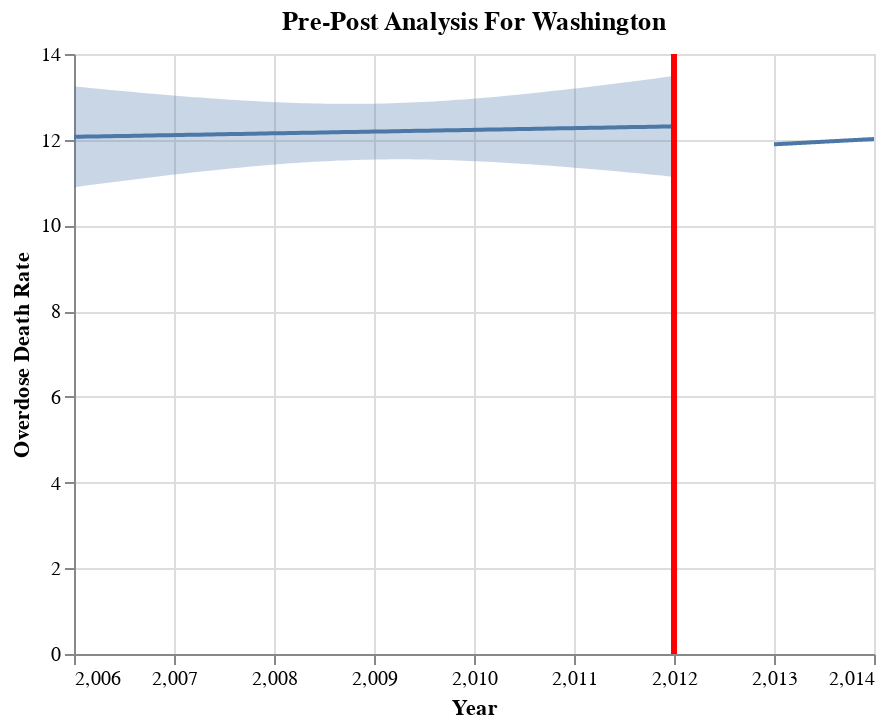

Write notebook code for a chart like this one.
### Markdown cell above
> pre-post for death rate

### Code cell
xvar= "TRANSACTION_YEAR"
yvar="death_rate"
analysis = "Pre-Post Analysis For Washington"
target = "Overdose Death Rate"
fit, chart = pre_post(WA, yvar, xvar, 2012, analysis, target, alpha=0.05)
chart

### Figure 1 — Vega-Lite specification as saved in the notebook (floating-point values rounded to 4 significant figures)
{"config": {"view": {"continuousWidth": 400, "continuousHeight": 300}}, "layer": [{"data": {"name": "data-9e93540427bf3ea1baff88fbbea936a2"}, "mark": "errorband", "encoding": {"x": {"field": "TRANSACTION_YEAR", "type": "quantitative"}, "y": {"axis": {"title": "Overdose Death Rate"}, "field": "ci_low", "type": "quantitative"}, "y2": {"field": "ci_high"}}}, {"data": {"name": "data-b5fb8fc11fb381f64b6590e43303ac81"}, "mark": "errorband", "encoding": {"x": {"field": "TRANSACTION_YEAR", "type": "quantitative"}, "y": {"axis": {"title": "Overdose Death Rate"}, "field": "ci_low", "type": "quantitative"}, "y2": {"field": "ci_high"}}}, {"data": {"name": "data-9e93540427bf3ea1baff88fbbea936a2"}, "mark": "line", "encoding": {"x": {"field": "TRANSACTION_YEAR", "type": "quantitative"}, "y": {"field": "death_rate", "type": "quantitative"}}}, {"data": {"name": "data-b5fb8fc11fb381f64b6590e43303ac81"}, "mark": "line", "encoding": {"x": {"field": "TRANSACTION_YEAR", "title": "Year", "type": "quantitative"}, "y": {"field": "death_rate", "type": "quantitative"}}}, {"data": {"name": "data-093671e60d609957934f7032375c92d9"}, "mark": {"type": "rule", "color": "red", "strokeWidth": 3}, "encoding": {"x": {"field": "x", "type": "quantitative"}}}], "title": "Pre-Post Analysis For Washington", "$schema": "https://vega.github.io/schema/vega-lite/v4.17.0.json", "datasets": {"data-9e93540427bf3ea1baff88fbbea936a2": [{"TRANSACTION_YEAR": 2006.0, "death_rate": 12.07, "ci_low": 10.89, "ci_high": 13.24}, {"TRANSACTION_YEAR": 2006.0, "death_rate": 12.07, "ci_low": 10.91, "ci_high": 13.23}, {"TRANSACTION_YEAR": 2006.0, "death_rate": 12.07, "ci_low": 10.93, "ci_high": 13.22}, {"TRANSACTION_YEAR": 2006.0, "death_rate": 12.07, "ci_low": 10.95, "ci_high": 13.2}, {"TRANSACTION_YEAR": 2006.0, "death_rate": 12.08, "ci_low": 10.97, "ci_high": 13.19}, {"TRANSACTION_YEAR": 2006.0, "death_rate": 12.08, "ci_low": 10.98, "ci_high": 13.18}, {"TRANSACTION_YEAR": 2006.0, "death_rate": 12.08, "ci_low": 11.0, "ci_high": 13.16}, {"TRANSACTION_YEAR": 2006.0, "death_rate": 12.08, "ci_low": 11.02, "ci_high": 13.15}, {"TRANSACTION_YEAR": 2006.0, "death_rate": 12.09, "ci_low": 11.04, "ci_high": 13.14}, {"TRANSACTION_YEAR": 2007.0, "death_rate": 12.09, "ci_low": 11.06, "ci_high": 13.12}, {"TRANSACTION_YEAR": 2007.0, "death_rate": 12.09, "ci_low": 11.07, "ci_high": 13.11}, {"TRANSACTION_YEAR": 2007.0, "death_rate": 12.09, "ci_low": 11.09, "ci_high": 13.1}, {"TRANSACTION_YEAR": 2007.0, "death_rate": 12.1, "ci_low": 11.11, "ci_high": 13.09}, {"TRANSACTION_YEAR": 2007.0, "death_rate": 12.1, "ci_low": 11.13, "ci_high": 13.07}, {"TRANSACTION_YEAR": 2007.0, "death_rate": 12.1, "ci_low": 11.14, "ci_high": 13.06}, {"TRANSACTION_YEAR": 2007.0, "death_rate": 12.1, "ci_low": 11.16, "ci_high": 13.05}, {"TRANSACTION_YEAR": 2007.0, "death_rate": 12.11, "ci_low": 11.18, "ci_high": 13.04}, {"TRANSACTION_YEAR": 2007.0, "death_rate": 12.11, "ci_low": 11.19, "ci_high": 13.03}, {"TRANSACTION_YEAR": 2007.0, "death_rate": 12.11, "ci_low": 11.21, "ci_high": 13.02}, {"TRANSACTION_YEAR": 2007.0, "death_rate": 12.11, "ci_low": 11.22, "ci_high": 13.0}, {"TRANSACTION_YEAR": 2007.0, "death_rate": 12.12, "ci_low": 11.24, "ci_high": 12.99}, {"TRANSACTION_YEAR": 2007.0, "death_rate": 12.12, "ci_low": 11.25, "ci_high": 12.98}, {"TRANSACTION_YEAR": 2007.0, "death_rate": 12.12, "ci_low": 11.27, "ci_high": 12.97}, {"TRANSACTION_YEAR": 2007.0, "death_rate": 12.12, "ci_low": 11.28, "ci_high": 12.96}, {"TRANSACTION_YEAR": 2007.0, "death_rate": 12.13, "ci_low": 11.3, "ci_high": 12.95}, {"TRANSACTION_YEAR": 2007.0, "death_rate": 12.13, "ci_low": 11.31, "ci_high": 12.94}, {"TRANSACTION_YEAR": 2008.0, "death_rate": 12.13, "ci_low": 11.33, "ci_high": 12.93}, {"TRANSACTION_YEAR": 2008.0, "death_rate": 12.13, "ci_low": 11.34, "ci_high": 12.93}, {"TRANSACTION_YEAR": 2008.0, "death_rate": 12.14, "ci_low": 11.35, "ci_high": 12.92}, {"TRANSACTION_YEAR": 2008.0, "death_rate": 12.14, "ci_low": 11.37, "ci_high": 12.91}, {"TRANSACTION_YEAR": 2008.0, "death_rate": 12.14, "ci_low": 11.38, "ci_high": 12.9}, {"TRANSACTION_YEAR": 2008.0, "death_rate": 12.14, "ci_low": 11.39, "ci_high": 12.89}, {"TRANSACTION_YEAR": 2008.0, "death_rate": 12.15, "ci_low": 11.4, "ci_high": 12.89}, {"TRANSACTION_YEAR": 2008.0, "death_rate": 12.15, "ci_low": 11.42, "ci_high": 12.88}, {"TRANSACTION_YEAR": 2008.0, "death_rate": 12.15, "ci_low": 11.43, "ci_high": 12.87}, {"TRANSACTION_YEAR": 2008.0, "death_rate": 12.15, "ci_low": 11.44, "ci_high": 12.87}, {"TRANSACTION_YEAR": 2008.0, "death_rate": 12.16, "ci_low": 11.45, "ci_high": 12.86}, {"TRANSACTION_YEAR": 2008.0, "death_rate": 12.16, "ci_low": 11.46, "ci_high": 12.86}, {"TRANSACTION_YEAR": 2008.0, "death_rate": 12.16, "ci_low": 11.47, "ci_high": 12.85}, {"TRANSACTION_YEAR": 2008.0, "death_rate": 12.16, "ci_low": 11.48, "ci_high": 12.85}, {"TRANSACTION_YEAR": 2008.0, "death_rate": 12.16, "ci_low": 11.48, "ci_high": 12.85}, {"TRANSACTION_YEAR": 2008.0, "death_rate": 12.17, "ci_low": 11.49, "ci_high": 12.84}, {"TRANSACTION_YEAR": 2009.0, "death_rate": 12.17, "ci_low": 11.5, "ci_high": 12.84}, {"TRANSACTION_YEAR": 2009.0, "death_rate": 12.17, "ci_low": 11.51, "ci_high": 12.84}, {"TRANSACTION_YEAR": 2009.0, "death_rate": 12.17, "ci_low": 11.51, "ci_high": 12.84}, {"TRANSACTION_YEAR": 2009.0, "death_rate": 12.18, "ci_low": 11.52, "ci_high": 12.84}, {"TRANSACTION_YEAR": 2009.0, "death_rate": 12.18, "ci_low": 11.52, "ci_high": 12.84}, {"TRANSACTION_YEAR": 2009.0, "death_rate": 12.18, "ci_low": 11.53, "ci_high": 12.84}, {"TRANSACTION_YEAR": 2009.0, "death_rate": 12.18, "ci_low": 11.53, "ci_high": 12.84}, {"TRANSACTION_YEAR": 2009.0, "death_rate": 12.19, "ci_low": 11.53, "ci_high": 12.84}, {"TRANSACTION_YEAR": 2009.0, "death_rate": 12.19, "ci_low": 11.54, "ci_high": 12.84}, {"TRANSACTION_YEAR": 2009.0, "death_rate": 12.19, "ci_low": 11.54, "ci_high": 12.84}, {"TRANSACTION_YEAR": 2009.0, "death_rate": 12.19, "ci_low": 11.54, "ci_high": 12.85}, {"TRANSACTION_YEAR": 2009.0, "death_rate": 12.2, "ci_low": 11.54, "ci_high": 12.85}, {"TRANSACTION_YEAR": 2009.0, "death_rate": 12.2, "ci_low": 11.54, "ci_high": 12.86}, {"TRANSACTION_YEAR": 2009.0, "death_rate": 12.2, "ci_low": 11.54, "ci_high": 12.86}, {"TRANSACTION_YEAR": 2009.0, "death_rate": 12.2, "ci_low": 11.54, "ci_high": 12.87}, {"TRANSACTION_YEAR": 2009.0, "death_rate": 12.21, "ci_low": 11.54, "ci_high": 12.87}, {"TRANSACTION_YEAR": 2009.0, "death_rate": 12.21, "ci_low": 11.54, "ci_high": 12.88}, {"TRANSACTION_YEAR": 2010.0, "death_rate": 12.21, "ci_low": 11.54, "ci_high": 12.89}, {"TRANSACTION_YEAR": 2010.0, "death_rate": 12.21, "ci_low": 11.53, "ci_high": 12.89}, {"TRANSACTION_YEAR": 2010.0, "death_rate": 12.22, "ci_low": 11.53, "ci_high": 12.9}, {"TRANSACTION_YEAR": 2010.0, "death_rate": 12.22, "ci_low": 11.53, "ci_high": 12.91}, {"TRANSACTION_YEAR": 2010.0, "death_rate": 12.22, "ci_low": 11.52, "ci_high": 12.92}, {"TRANSACTION_YEAR": 2010.0, "death_rate": 12.22, "ci_low": 11.52, "ci_high": 12.93}, {"TRANSACTION_YEAR": 2010.0, "death_rate": 12.23, "ci_low": 11.51, "ci_high": 12.94}, {"TRANSACTION_YEAR": 2010.0, "death_rate": 12.23, "ci_low": 11.51, "ci_high": 12.95}, {"TRANSACTION_YEAR": 2010.0, "death_rate": 12.23, "ci_low": 11.5, "ci_high": 12.96}, {"TRANSACTION_YEAR": 2010.0, "death_rate": 12.23, "ci_low": 11.49, "ci_high": 12.97}, {"TRANSACTION_YEAR": 2010.0, "death_rate": 12.24, "ci_low": 11.49, "ci_high": 12.99}, {"TRANSACTION_YEAR": 2010.0, "death_rate": 12.24, "ci_low": 11.48, "ci_high": 13.0}, {"TRANSACTION_YEAR": 2010.0, "death_rate": 12.24, "ci_low": 11.47, "ci_high": 13.01}, {"TRANSACTION_YEAR": 2010.0, "death_rate": 12.24, "ci_low": 11.46, "ci_high": 13.02}, {"TRANSACTION_YEAR": 2010.0, "death_rate": 12.25, "ci_low": 11.45, "ci_high": 13.04}, {"TRANSACTION_YEAR": 2010.0, "death_rate": 12.25, "ci_low": 11.44, "ci_high": 13.05}, {"TRANSACTION_YEAR": 2010.0, "death_rate": 12.25, "ci_low": 11.44, "ci_high": 13.07}, {"TRANSACTION_YEAR": 2011.0, "death_rate": 12.25, "ci_low": 11.43, "ci_high": 13.08}, {"TRANSACTION_YEAR": 2011.0, "death_rate": 12.26, "ci_low": 11.42, "ci_high": 13.09}, {"TRANSACTION_YEAR": 2011.0, "death_rate": 12.26, "ci_low": 11.41, "ci_high": 13.11}, {"TRANSACTION_YEAR": 2011.0, "death_rate": 12.26, "ci_low": 11.4, "ci_high": 13.12}, {"TRANSACTION_YEAR": 2011.0, "death_rate": 12.26, "ci_low": 11.39, "ci_high": 13.14}, {"TRANSACTION_YEAR": 2011.0, "death_rate": 12.26, "ci_low": 11.37, "ci_high": 13.16}, {"TRANSACTION_YEAR": 2011.0, "death_rate": 12.27, "ci_low": 11.36, "ci_high": 13.17}, {"TRANSACTION_YEAR": 2011.0, "death_rate": 12.27, "ci_low": 11.35, "ci_high": 13.19}, {"TRANSACTION_YEAR": 2011.0, "death_rate": 12.27, "ci_low": 11.34, "ci_high": 13.2}, {"TRANSACTION_YEAR": 2011.0, "death_rate": 12.27, "ci_low": 11.33, "ci_high": 13.22}, {"TRANSACTION_YEAR": 2011.0, "death_rate": 12.28, "ci_low": 11.32, "ci_high": 13.24}, {"TRANSACTION_YEAR": 2011.0, "death_rate": 12.28, "ci_low": 11.31, "ci_high": 13.25}, {"TRANSACTION_YEAR": 2011.0, "death_rate": 12.28, "ci_low": 11.29, "ci_high": 13.27}, {"TRANSACTION_YEAR": 2011.0, "death_rate": 12.28, "ci_low": 11.28, "ci_high": 13.29}, {"TRANSACTION_YEAR": 2011.0, "death_rate": 12.29, "ci_low": 11.27, "ci_high": 13.31}, {"TRANSACTION_YEAR": 2011.0, "death_rate": 12.29, "ci_low": 11.26, "ci_high": 13.32}, {"TRANSACTION_YEAR": 2012.0, "death_rate": 12.29, "ci_low": 11.24, "ci_high": 13.34}, {"TRANSACTION_YEAR": 2012.0, "death_rate": 12.29, "ci_low": 11.23, "ci_high": 13.36}, {"TRANSACTION_YEAR": 2012.0, "death_rate": 12.3, "ci_low": 11.22, "ci_high": 13.38}, {"TRANSACTION_YEAR": 2012.0, "death_rate": 12.3, "ci_low": 11.2, "ci_high": 13.39}, {"TRANSACTION_YEAR": 2012.0, "death_rate": 12.3, "ci_low": 11.19, "ci_high": 13.41}, {"TRANSACTION_YEAR": 2012.0, "death_rate": 12.3, "ci_low": 11.18, "ci_high": 13.43}, {"TRANSACTION_YEAR": 2012.0, "death_rate": 12.31, "ci_low": 11.16, "ci_high": 13.45}, {"TRANSACTION_YEAR": 2012.0, "death_rate": 12.31, "ci_low": 11.15, "ci_high": 13.47}, {"TRANSACTION_YEAR": 2012.0, "death_rate": 12.31, "ci_low": 11.14, "ci_high": 13.49}], "data-b5fb8fc11fb381f64b6590e43303ac81": [{"TRANSACTION_YEAR": 2013.0, "death_rate": 11.89, "ci_low": null, "ci_high": null}, {"TRANSACTION_YEAR": 2013.0, "death_rate": 11.89, "ci_low": null, "ci_high": null}, {"TRANSACTION_YEAR": 2013.0, "death_rate": 11.89, "ci_low": null, "ci_high": null}, {"TRANSACTION_YEAR": 2013.0, "death_rate": 11.9, "ci_low": null, "ci_high": null}, {"TRANSACTION_YEAR": 2013.0, "death_rate": 11.9, "ci_low": null, "ci_high": null}, {"TRANSACTION_YEAR": 2013.0, "death_rate": 11.9, "ci_low": null, "ci_high": null}, {"TRANSACTION_YEAR": 2013.0, "death_rate": 11.9, "ci_low": null, "ci_high": null}, {"TRANSACTION_YEAR": 2013.0, "death_rate": 11.9, "ci_low": null, "ci_high": null}, {"TRANSACTION_YEAR": 2013.0, "death_rate": 11.9, "ci_low": null, "ci_high": null}, {"TRANSACTION_YEAR": 2013.0, "death_rate": 11.9, "ci_low": null, "ci_high": null}, {"TRANSACTION_YEAR": 2013.0, "death_rate": 11.9, "ci_low": null, "ci_high": null}, {"TRANSACTION_YEAR": 2013.0, "death_rate": 11.91, "ci_low": null, "ci_high": null}, {"TRANSACTION_YEAR": 2013.0, "death_rate": 11.91, "ci_low": null, "ci_high": null}, {"TRANSACTION_YEAR": 2013.0, "death_rate": 11.91, "ci_low": null, "ci_high": null}, {"TRANSACTION_YEAR": 2013.0, "death_rate": 11.91, "ci_low": null, "ci_high": null}, {"TRANSACTION_YEAR": 2013.0, "death_rate": 11.91, "ci_low": null, "ci_high": null}, {"TRANSACTION_YEAR": 2013.0, "death_rate": 11.91, "ci_low": null, "ci_high": null}, {"TRANSACTION_YEAR": 2013.0, "death_rate": 11.91, "ci_low": null, "ci_high": null}, {"TRANSACTION_YEAR": 2013.0, "death_rate": 11.91, "ci_low": null, "ci_high": null}, {"TRANSACTION_YEAR": 2013.0, "death_rate": 11.92, "ci_low": null, "ci_high": null}, {"TRANSACTION_YEAR": 2013.0, "death_rate": 11.92, "ci_low": null, "ci_high": null}, {"TRANSACTION_YEAR": 2013.0, "death_rate": 11.92, "ci_low": null, "ci_high": null}, {"TRANSACTION_YEAR": 2013.0, "death_rate": 11.92, "ci_low": null, "ci_high": null}, {"TRANSACTION_YEAR": 2013.0, "death_rate": 11.92, "ci_low": null, "ci_high": null}, {"TRANSACTION_YEAR": 2013.0, "death_rate": 11.92, "ci_low": null, "ci_high": null}, {"TRANSACTION_YEAR": 2013.0, "death_rate": 11.92, "ci_low": null, "ci_high": null}, {"TRANSACTION_YEAR": 2013.0, "death_rate": 11.92, "ci_low": null, "ci_high": null}, {"TRANSACTION_YEAR": 2013.0, "death_rate": 11.93, "ci_low": null, "ci_high": null}, {"TRANSACTION_YEAR": 2013.0, "death_rate": 11.93, "ci_low": null, "ci_high": null}, {"TRANSACTION_YEAR": 2013.0, "death_rate": 11.93, "ci_low": null, "ci_high": null}, {"TRANSACTION_YEAR": 2013.0, "death_rate": 11.93, "ci_low": null, "ci_high": null}, {"TRANSACTION_YEAR": 2013.0, "death_rate": 11.93, "ci_low": null, "ci_high": null}, {"TRANSACTION_YEAR": 2013.0, "death_rate": 11.93, "ci_low": null, "ci_high": null}, {"TRANSACTION_YEAR": 2013.0, "death_rate": 11.93, "ci_low": null, "ci_high": null}, {"TRANSACTION_YEAR": 2013.0, "death_rate": 11.93, "ci_low": null, "ci_high": null}, {"TRANSACTION_YEAR": 2013.0, "death_rate": 11.94, "ci_low": null, "ci_high": null}, {"TRANSACTION_YEAR": 2013.0, "death_rate": 11.94, "ci_low": null, "ci_high": null}, {"TRANSACTION_YEAR": 2013.0, "death_rate": 11.94, "ci_low": null, "ci_high": null}, {"TRANSACTION_YEAR": 2013.0, "death_rate": 11.94, "ci_low": null, "ci_high": null}, {"TRANSACTION_YEAR": 2013.0, "death_rate": 11.94, "ci_low": null, "ci_high": null}, {"TRANSACTION_YEAR": 2013.0, "death_rate": 11.94, "ci_low": null, "ci_high": null}, {"TRANSACTION_YEAR": 2013.0, "death_rate": 11.94, "ci_low": null, "ci_high": null}, {"TRANSACTION_YEAR": 2013.0, "death_rate": 11.94, "ci_low": null, "ci_high": null}, {"TRANSACTION_YEAR": 2013.0, "death_rate": 11.95, "ci_low": null, "ci_high": null}, {"TRANSACTION_YEAR": 2013.0, "death_rate": 11.95, "ci_low": null, "ci_high": null}, {"TRANSACTION_YEAR": 2013.0, "death_rate": 11.95, "ci_low": null, "ci_high": null}, {"TRANSACTION_YEAR": 2013.0, "death_rate": 11.95, "ci_low": null, "ci_high": null}, {"TRANSACTION_YEAR": 2013.0, "death_rate": 11.95, "ci_low": null, "ci_high": null}, {"TRANSACTION_YEAR": 2013.0, "death_rate": 11.95, "ci_low": null, "ci_high": null}, {"TRANSACTION_YEAR": 2013.0, "death_rate": 11.95, "ci_low": null, "ci_high": null}, {"TRANSACTION_YEAR": 2013.0, "death_rate": 11.95, "ci_low": null, "ci_high": null}, {"TRANSACTION_YEAR": 2014.0, "death_rate": 11.96, "ci_low": null, "ci_high": null}, {"TRANSACTION_YEAR": 2014.0, "death_rate": 11.96, "ci_low": null, "ci_high": null}, {"TRANSACTION_YEAR": 2014.0, "death_rate": 11.96, "ci_low": null, "ci_high": null}, {"TRANSACTION_YEAR": 2014.0, "death_rate": 11.96, "ci_low": null, "ci_high": null}, {"TRANSACTION_YEAR": 2014.0, "death_rate": 11.96, "ci_low": null, "ci_high": null}, {"TRANSACTION_YEAR": 2014.0, "death_rate": 11.96, "ci_low": null, "ci_high": null}, {"TRANSACTION_YEAR": 2014.0, "death_rate": 11.96, "ci_low": null, "ci_high": null}, {"TRANSACTION_YEAR": 2014.0, "death_rate": 11.96, "ci_low": null, "ci_high": null}, {"TRANSACTION_YEAR": 2014.0, "death_rate": 11.97, "ci_low": null, "ci_high": null}, {"TRANSACTION_YEAR": 2014.0, "death_rate": 11.97, "ci_low": null, "ci_high": null}, {"TRANSACTION_YEAR": 2014.0, "death_rate": 11.97, "ci_low": null, "ci_high": null}, {"TRANSACTION_YEAR": 2014.0, "death_rate": 11.97, "ci_low": null, "ci_high": null}, {"TRANSACTION_YEAR": 2014.0, "death_rate": 11.97, "ci_low": null, "ci_high": null}, {"TRANSACTION_YEAR": 2014.0, "death_rate": 11.97, "ci_low": null, "ci_high": null}, {"TRANSACTION_YEAR": 2014.0, "death_rate": 11.97, "ci_low": null, "ci_high": null}, {"TRANSACTION_YEAR": 2014.0, "death_rate": 11.97, "ci_low": null, "ci_high": null}, {"TRANSACTION_YEAR": 2014.0, "death_rate": 11.98, "ci_low": null, "ci_high": null}, {"TRANSACTION_YEAR": 2014.0, "death_rate": 11.98, "ci_low": null, "ci_high": null}, {"TRANSACTION_YEAR": 2014.0, "death_rate": 11.98, "ci_low": null, "ci_high": null}, {"TRANSACTION_YEAR": 2014.0, "death_rate": 11.98, "ci_low": null, "ci_high": null}, {"TRANSACTION_YEAR": 2014.0, "death_rate": 11.98, "ci_low": null, "ci_high": null}, {"TRANSACTION_YEAR": 2014.0, "death_rate": 11.98, "ci_low": null, "ci_high": null}, {"TRANSACTION_YEAR": 2014.0, "death_rate": 11.98, "ci_low": null, "ci_high": null}, {"TRANSACTION_YEAR": 2014.0, "death_rate": 11.98, "ci_low": null, "ci_high": null}, {"TRANSACTION_YEAR": 2014.0, "death_rate": 11.99, "ci_low": null, "ci_high": null}, {"TRANSACTION_YEAR": 2014.0, "death_rate": 11.99, "ci_low": null, "ci_high": null}, {"TRANSACTION_YEAR": 2014.0, "death_rate": 11.99, "ci_low": null, "ci_high": null}, {"TRANSACTION_YEAR": 2014.0, "death_rate": 11.99, "ci_low": null, "ci_high": null}, {"TRANSACTION_YEAR": 2014.0, "death_rate": 11.99, "ci_low": null, "ci_high": null}, {"TRANSACTION_YEAR": 2014.0, "death_rate": 11.99, "ci_low": null, "ci_high": null}, {"TRANSACTION_YEAR": 2014.0, "death_rate": 11.99, "ci_low": null, "ci_high": null}, {"TRANSACTION_YEAR": 2014.0, "death_rate": 11.99, "ci_low": null, "ci_high": null}, {"TRANSACTION_YEAR": 2014.0, "death_rate": 11.99, "ci_low": null, "ci_high": null}, {"TRANSACTION_YEAR": 2014.0, "death_rate": 12.0, "ci_low": null, "ci_high": null}, {"TRANSACTION_YEAR": 2014.0, "death_rate": 12.0, "ci_low": null, "ci_high": null}, {"TRANSACTION_YEAR": 2014.0, "death_rate": 12.0, "ci_low": null, "ci_high": null}, {"TRANSACTION_YEAR": 2014.0, "death_rate": 12.0, "ci_low": null, "ci_high": null}, {"TRANSACTION_YEAR": 2014.0, "death_rate": 12.0, "ci_low": null, "ci_high": null}, {"TRANSACTION_YEAR": 2014.0, "death_rate": 12.0, "ci_low": null, "ci_high": null}, {"TRANSACTION_YEAR": 2014.0, "death_rate": 12.0, "ci_low": null, "ci_high": null}, {"TRANSACTION_YEAR": 2014.0, "death_rate": 12.0, "ci_low": null, "ci_high": null}, {"TRANSACTION_YEAR": 2014.0, "death_rate": 12.01, "ci_low": null, "ci_high": null}, {"TRANSACTION_YEAR": 2014.0, "death_rate": 12.01, "ci_low": null, "ci_high": null}, {"TRANSACTION_YEAR": 2014.0, "death_rate": 12.01, "ci_low": null, "ci_high": null}, {"TRANSACTION_YEAR": 2014.0, "death_rate": 12.01, "ci_low": null, "ci_high": null}, {"TRANSACTION_YEAR": 2014.0, "death_rate": 12.01, "ci_low": null, "ci_high": null}, {"TRANSACTION_YEAR": 2014.0, "death_rate": 12.01, "ci_low": null, "ci_high": null}, {"TRANSACTION_YEAR": 2014.0, "death_rate": 12.01, "ci_low": null, "ci_high": null}, {"TRANSACTION_YEAR": 2014.0, "death_rate": 12.01, "ci_low": null, "ci_high": null}, {"TRANSACTION_YEAR": 2014.0, "death_rate": 12.02, "ci_low": null, "ci_high": null}], "data-093671e60d609957934f7032375c92d9": [{"x": 2012}]}}
